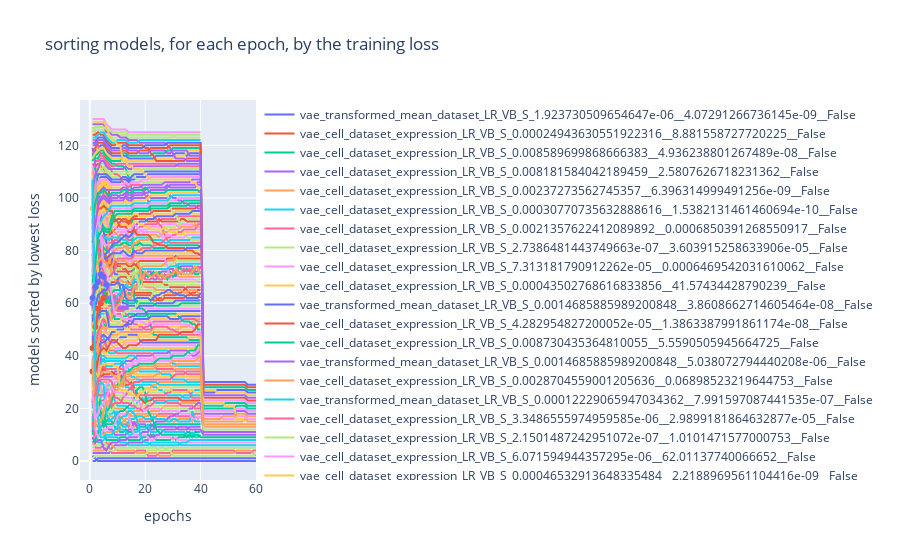
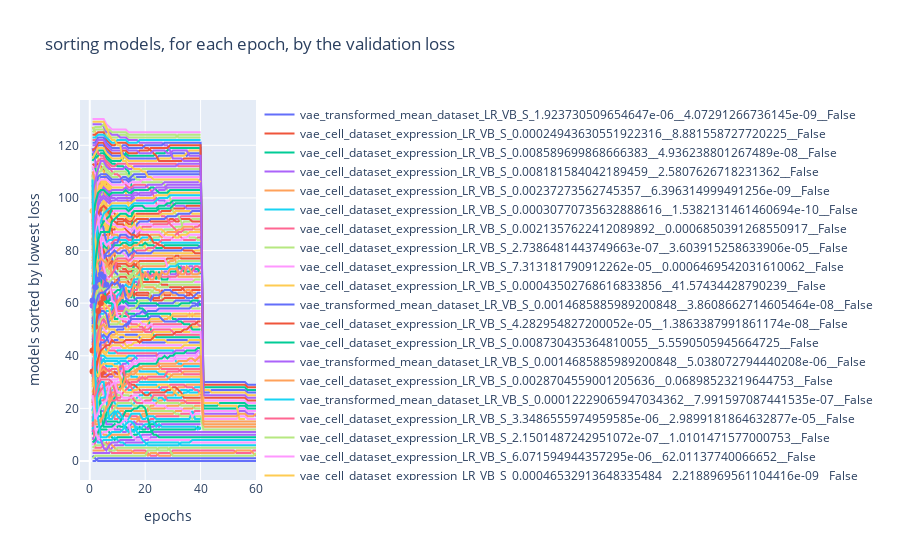

Notebook code cell kept with these figures, in order:
### Code cell
def plot_dict_of_sorted_metrics(d, loss_type):
    all_names = set()
    for v in d.values():
        names = set(v.keys())
        all_names |= names
    traces = {name: dict() for name in all_names}
    custom_data = {name: dict() for name in all_names}
    for epoch, sorted_names in d.items():
        for name in all_names:
            l = list(sorted_names.keys())
            if name in l:
                i = l.index(name)
                traces[name][epoch] = i
                custom_data[name][epoch] = sorted_names[name]
            
#     plt.figure(figsize=(16, 0.5 * len(all_names)))
    plotly_traces = []
    for name, trace in traces.items():
        x = list(trace.keys())
        y = list(trace.values())
        customdata = np.array(list(custom_data[name].values()))
        plotly_trace = go.Scatter(x=x, y=y, customdata=customdata, name=name, visible=visible, hovertemplate = '(%{x}, %{y}) loss: %{customdata:10.3e}')
        plotly_traces.append(plotly_trace)
#         plt.plot(x, y, label=name, linewidth=5)        
#     plt.legend()
#     plt.title(f'sorting models by {loss_type} loss, for each epoch')
#     plt.xlabel('epochs')
#     plt.ylabel('models sorted by lowest loss')
#     plt.show()
    layout = go.Layout(
        title=f'sorting models, for each epoch, by the {loss_type} loss',
        xaxis_title='epochs',
        yaxis_title='models sorted by lowest loss',      
    )
    fig = go.Figure(data=plotly_traces, layout=layout)
    iplot(fig)
    
from collections import OrderedDict
sorted_train = OrderedDict(sorted(sorted_train.items()))
sorted_validation = OrderedDict(sorted(sorted_validation.items()))
    
plot_dict_of_sorted_metrics(sorted_train, 'training')
plot_dict_of_sorted_metrics(sorted_validation, 'validation')
